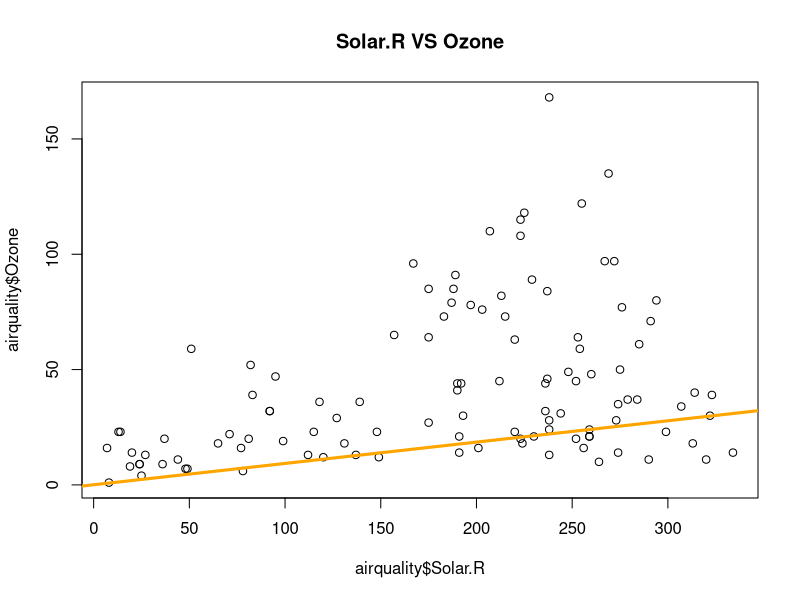

Source code (R):
data("airquality")
str(airquality)
head(airquality)
plot(airquality$Solar.R,airquality$Ozone,main = "Solar.R VS Ozone")
col1=mapply(anyNA,airquality)
col1
l=nrow(airquality)
l
for (i in 1:l) {
  if(is.na(airquality[i,"Ozone"]))
  {
    p2=which(airquality[,"Month"]==airquality[i,"Month"])
    p=airquality[p2,"Ozone"]
    p1=mean(p,na.rm = TRUE)
    airquality[i,"Ozone"]=p1
    
  }
  if(is.na(airquality[i,"Solar.R"]))
  {
    p3=which(airquality[,"Month"]==airquality[i,"Month"])
    p4=airquality[p3,"Solar.R"]
    p5=mean(p,na.rm = TRUE)
    airquality[i,"Solar.R"]=p5
    
  }
  
}
airquality$Ozone
airquality$Solar.R

normlize<-function(x){
  return((x-min(x))/(max(x)-min(x)))
}
  airquality<-normlize(airquality)
  airquality
  str(airquality)

  x=airquality[,"Solar.R"]
  y=airquality[,"Ozone"]
  x
  y
  model=lm(y~x)
  model
  summary(model)
  
  abline(model,col="orange",lwd=3)
p=predict(model,data.frame("x"=10))
cat("predicted value of Ozone=",p,"when Solar.R=10")
